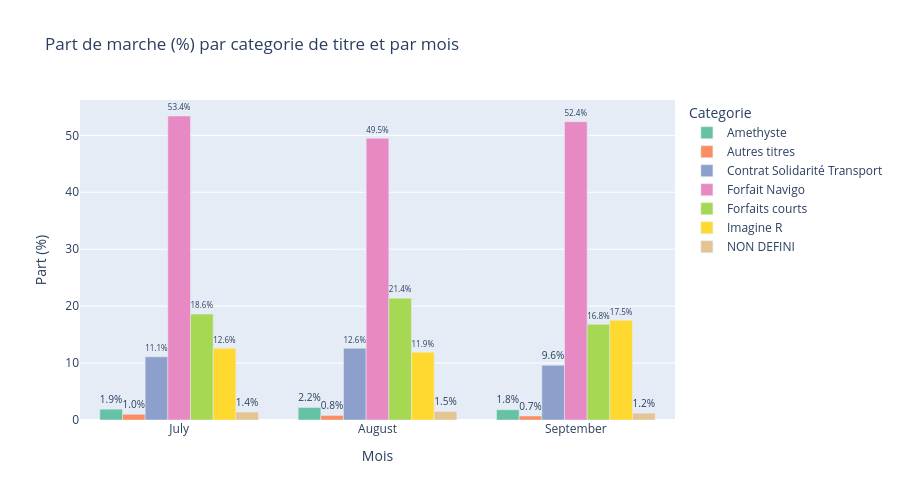

The notebook cell saved with this chart:
### Code cell
# ============================================================
# PARTS DE MARCHE PAR MOIS
# ============================================================
# Comparer juillet, aout, septembre pour chaque categorie
# Cela nous dira si la composition des voyageurs change selon la saison

df['mois']     = df['JOUR'].dt.month
df['nom_mois'] = df['JOUR'].dt.strftime('%B')

parts_mois = (df.groupby(['mois','nom_mois','CATEGORIE_TITRE'])['NB_VALD']
                .sum().reset_index().sort_values('mois'))

total_par_mois = parts_mois.groupby('mois')['NB_VALD'].transform('sum')
parts_mois['pct'] = (parts_mois['NB_VALD'] / total_par_mois * 100).round(1)

fig = px.bar(
    parts_mois,
    x='nom_mois',
    y='pct',
    color='CATEGORIE_TITRE',
    barmode='group',
    title='Part de marche (%) par categorie de titre et par mois',
    labels={'pct': 'Part (%)', 'nom_mois': 'Mois', 'CATEGORIE_TITRE': 'Categorie'},
    color_discrete_sequence=px.colors.qualitative.Set2,
    text='pct'
)
fig.update_traces(texttemplate='%{text:.1f}%', textposition='outside')
fig.update_layout(height=500)
fig.show()

### Figure 1 — Plotly figure (JSON) as saved in the notebook; plotly's stock layout.template omitted (floating-point values rounded to 4 significant figures)
{"data": [{"alignmentgroup": "True", "hovertemplate": "Categorie=Amethyste<br>Mois=%{x}<br>Part (%)=%{text}<extra></extra>", "legendgroup": "Amethyste", "marker": {"color": "rgb(102,194,165)", "pattern": {"shape": ""}}, "name": "Amethyste", "offsetgroup": "Amethyste", "orientation": "v", "showlegend": true, "text": [1.9, 2.2, 1.8], "textposition": "outside", "texttemplate": "%{text:.1f}%", "type": "bar", "x": ["July", "August", "September"], "xaxis": "x", "y": [1.9, 2.2, 1.8], "yaxis": "y"}, {"alignmentgroup": "True", "hovertemplate": "Categorie=Autres titres<br>Mois=%{x}<br>Part (%)=%{text}<extra></extra>", "legendgroup": "Autres titres", "marker": {"color": "rgb(252,141,98)", "pattern": {"shape": ""}}, "name": "Autres titres", "offsetgroup": "Autres titres", "orientation": "v", "showlegend": true, "text": [1, 0.8, 0.7], "textposition": "outside", "texttemplate": "%{text:.1f}%", "type": "bar", "x": ["July", "August", "September"], "xaxis": "x", "y": [1, 0.8, 0.7], "yaxis": "y"}, {"alignmentgroup": "True", "hovertemplate": "Categorie=Contrat Solidarité Transport<br>Mois=%{x}<br>Part (%)=%{text}<extra></extra>", "legendgroup": "Contrat Solidarité Transport", "marker": {"color": "rgb(141,160,203)", "pattern": {"shape": ""}}, "name": "Contrat Solidarité Transport", "offsetgroup": "Contrat Solidarité Transport", "orientation": "v", "showlegend": true, "text": [11.1, 12.6, 9.6], "textposition": "outside", "texttemplate": "%{text:.1f}%", "type": "bar", "x": ["July", "August", "September"], "xaxis": "x", "y": [11.1, 12.6, 9.6], "yaxis": "y"}, {"alignmentgroup": "True", "hovertemplate": "Categorie=Forfait Navigo<br>Mois=%{x}<br>Part (%)=%{text}<extra></extra>", "legendgroup": "Forfait Navigo", "marker": {"color": "rgb(231,138,195)", "pattern": {"shape": ""}}, "name": "Forfait Navigo", "offsetgroup": "Forfait Navigo", "orientation": "v", "showlegend": true, "text": [53.4, 49.5, 52.4], "textposition": "outside", "texttemplate": "%{text:.1f}%", "type": "bar", "x": ["July", "August", "September"], "xaxis": "x", "y": [53.4, 49.5, 52.4], "yaxis": "y"}, {"alignmentgroup": "True", "hovertemplate": "Categorie=Forfaits courts<br>Mois=%{x}<br>Part (%)=%{text}<extra></extra>", "legendgroup": "Forfaits courts", "marker": {"color": "rgb(166,216,84)", "pattern": {"shape": ""}}, "name": "Forfaits courts", "offsetgroup": "Forfaits courts", "orientation": "v", "showlegend": true, "text": [18.6, 21.4, 16.8], "textposition": "outside", "texttemplate": "%{text:.1f}%", "type": "bar", "x": ["July", "August", "September"], "xaxis": "x", "y": [18.6, 21.4, 16.8], "yaxis": "y"}, {"alignmentgroup": "True", "hovertemplate": "Categorie=Imagine R<br>Mois=%{x}<br>Part (%)=%{text}<extra></extra>", "legendgroup": "Imagine R", "marker": {"color": "rgb(255,217,47)", "pattern": {"shape": ""}}, "name": "Imagine R", "offsetgroup": "Imagine R", "orientation": "v", "showlegend": true, "text": [12.6, 11.9, 17.5], "textposition": "outside", "texttemplate": "%{text:.1f}%", "type": "bar", "x": ["July", "August", "September"], "xaxis": "x", "y": [12.6, 11.9, 17.5], "yaxis": "y"}, {"alignmentgroup": "True", "hovertemplate": "Categorie=NON DEFINI<br>Mois=%{x}<br>Part (%)=%{text}<extra></extra>", "legendgroup": "NON DEFINI", "marker": {"color": "rgb(229,196,148)", "pattern": {"shape": ""}}, "name": "NON DEFINI", "offsetgroup": "NON DEFINI", "orientation": "v", "showlegend": true, "text": [1.4, 1.5, 1.2], "textposition": "outside", "texttemplate": "%{text:.1f}%", "type": "bar", "x": ["July", "August", "September"], "xaxis": "x", "y": [1.4, 1.5, 1.2], "yaxis": "y"}], "layout": {"barmode": "group", "height": 500, "legend": {"title": {"text": "Categorie"}, "tracegroupgap": 0}, "title": {"text": "Part de marche (%) par categorie de titre et par mois"}, "xaxis": {"anchor": "y", "domain": [0, 1], "title": {"text": "Mois"}}, "yaxis": {"anchor": "x", "domain": [0, 1], "title": {"text": "Part (%)"}}}}
